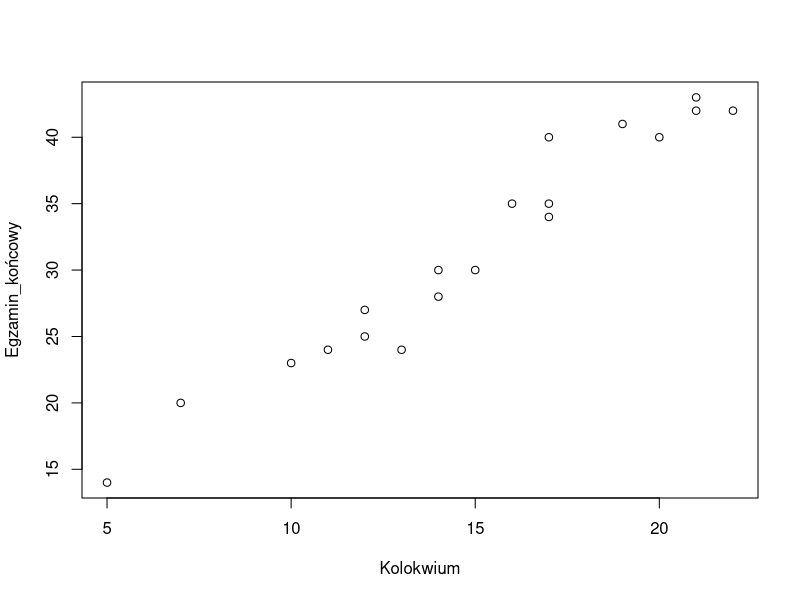
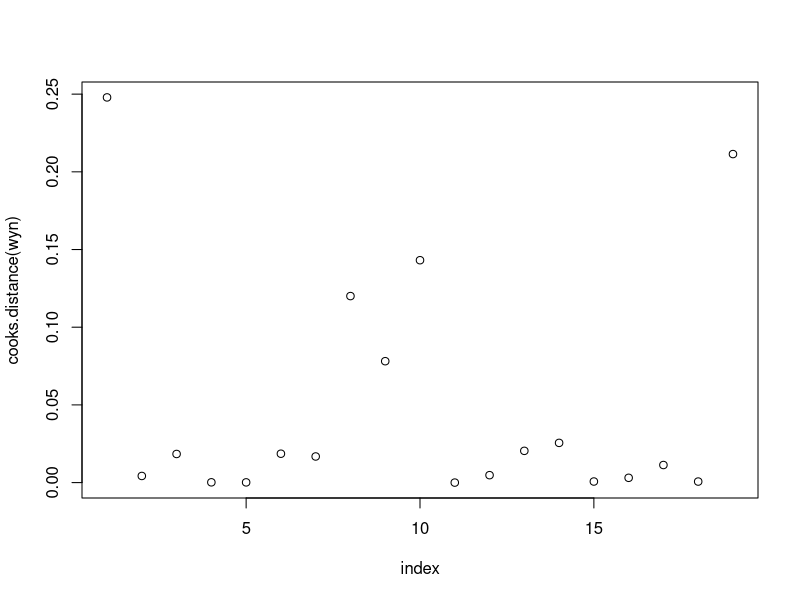
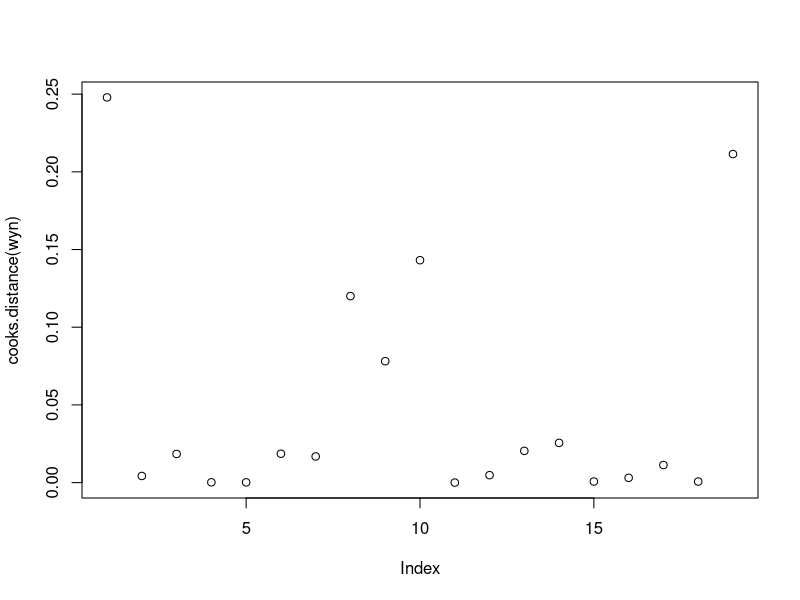
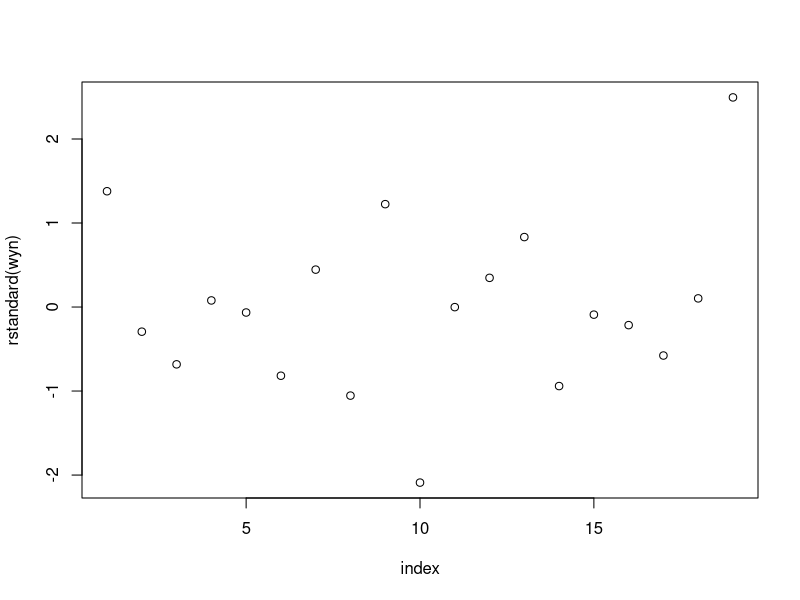
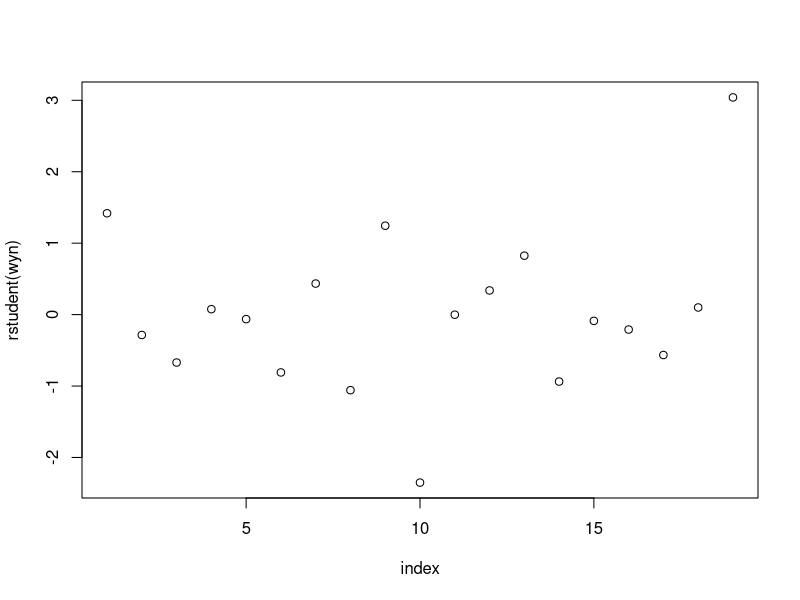
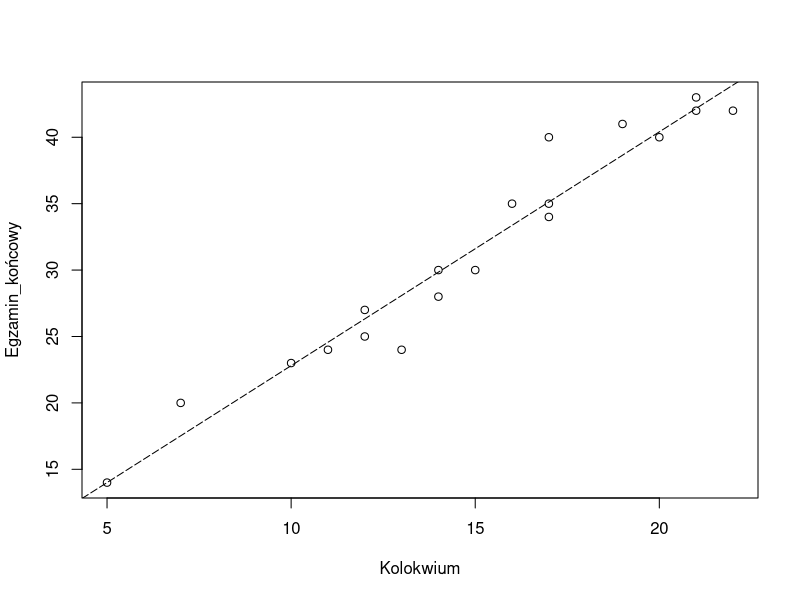
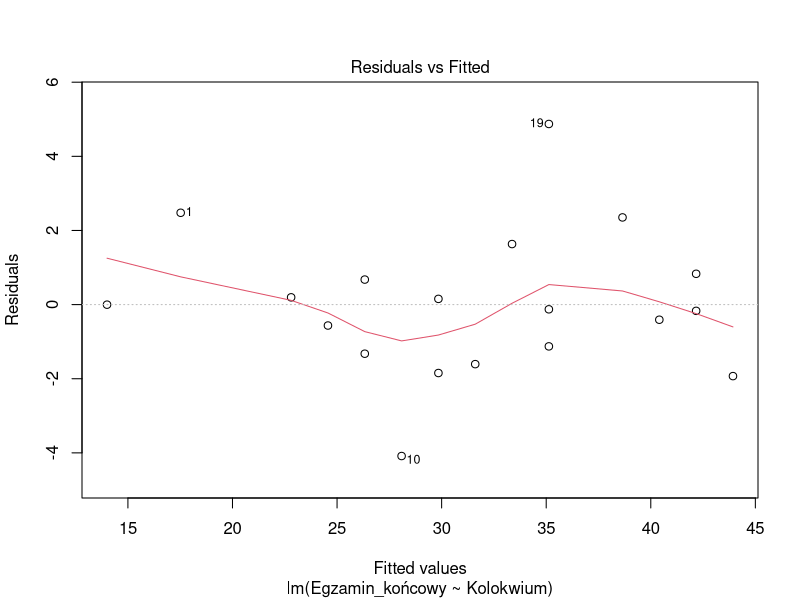
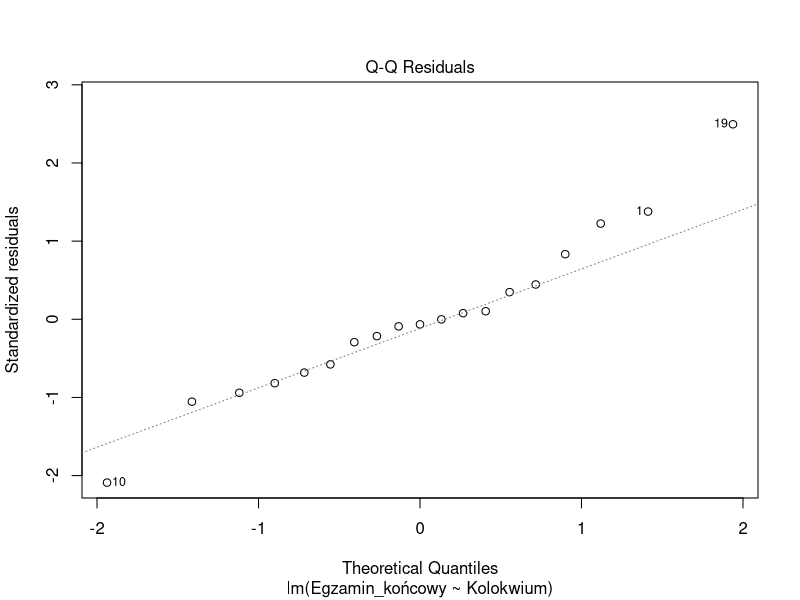

Reproduce these figures in R, in order. (Note: this script raises an error after producing the figures.)
setwd('/Users/jedrzejsarna/Desktop/II stopien 3 semestr/Modele liniowe')

library(openxlsx) 

dane <- read.xlsx("Kolokwium_Egzamin.xlsx") 

attach(dane) 
#detach(dane) 

plot(Kolokwium, Egzamin_końcowy) 

#estymacja modelu
wyn<-lm(Egzamin_końcowy~Kolokwium,dane) 
summary(wyn) 

terms(wyn) 
coef(wyn) # współczynniki prostej regresji 
confint(wyn)  # przedziały ufności dla współczynników 

cooks.distance(wyn) #odległości Cooka 

index<-seq(1,19) #kolejne numery obserwacji 

plot(index,cooks.distance(wyn))  #wykres odległości Cooka 

plot(cooks.distance(wyn))  #wykres odległości Cooka - 2 metoda

rstandard(wyn) #reszty standaryzowane 
plot(index,rstandard(wyn)) #wykres reszty standaryzowane 

rstudent(wyn) #reszty studentyzowane 
plot(index,rstudent(wyn)) #wykres reszty studentyzowane 

anova(wyn) 
hatvalues(wyn) 

plot(Egzamin_końcowy~Kolokwium,dane)# wykres rozrzutu  
abline (coef(wyn), lty=5)# dorysowanie lini regresji 

plot(wyn) # wykresy diagnostyczne  





#Wyznaczanie prostej regresji na piechotę 
X <- model.matrix ( ~ Kolokwium, dane)#macierz X 
Y <- Egzamin_końcowy # odpowiedź y 
XtXinv <- solve (t(X) %*% X)# odwrotność Xt.X 
b<-XtXinv %*% t (X) %*% Y # współczynniki{b0,b1} 
H<- X %*% XtXinv %*% t(X) # macierz daszkowa H 
diag(H) # inaczej hatvalues(wyn) przekątna macierzy H 

H %*% Y #wartości przewidywane \hat Y=Hy 
wyn$fitted.values # wartości przewidywane z lm() 

plot(Kolokwium,wyn$fitted.values) 
abline (coef(wyn), lty=5) 



#Wykres linii regresji z  liniami ufności dla regresji i prognozy 
x<-Kolokwium 
y<-Egzamin_końcowy 
predict(lm(y ~ x)) 

new <- data.frame(x = seq(0, 25, 1)) 

predict(lm(y ~ x), new, se.fit = TRUE) 

pred.w.plim <- predict(lm(y ~ x), new, interval = "prediction") 

pred.w.clim <- predict(lm(y ~ x), new, interval = "confidence") 

require(graphics) 

matplot(new$x, cbind(pred.w.clim, pred.w.plim[,-1]),lty = c(1,2,2,3,3), type = "l",xlab="Kolokwium", ylab = "Egzamin końcowy") 

matpoints(Kolokwium,Egzamin_końcowy,type="p",pch=21) 




dane_std<-data.frame(scale(dane))#standaryzacja danych 
plot(Egzamin_końcowy~Kolokwium,dane_std) 
abline (0,1) 


g <- lm(Egzamin_końcowy~Kolokwium,dane_std) 
abline (coef(g), lty=5) 

cor (dane) 


(anscombe)#wyświetlenie danych Anscombe'a 
attach(anscombe) 

par(mfrow=c (2, 2)) 
# będzie rysowana macierz (2,2) wykresów 
plot (x1,y1) 
plot(x2,y2) 
plot(x3,y3) 
plot(x4,y4) 

par(mfrow=c (1, 1))# wracamy do pojedyńczego wykresu (1,1) 

#dane Anscomba 

x<-c(10,8,13,9,11,14,6,4,12,7,5) 
y<-c(8.04,6.95,7.58,8.81,8.33,9.96,7.24,4.26,10.84,4.82,5.68) 

x<-anscombe$x1 
y<-anscombe$y1 

wyn_Anscombe1<-lm(y~x) 

summary(wyn_Anscombe1) 
X <- model.matrix ( ~ x) 
Y<-y 

XtXinv <- solve (t(X) %*% X)# odwrotność Xt.X 
b<-XtXinv %*% t (X) %*% Y # współczynniki{b0,b1} 
H<- X %*% XtXinv %*% t(X) # macierz daszkowa H 


H %*% Y #wartości przewidywane \hat Y=Hy 
wyn_Anscombe1$fitted.values # wartości przewidywane z lm() 

plot(x,wyn_Anscombe1$fitted.values) 
abline (coef(wyn_Anscombe1), lty=5) 

plot(y~x) 





#test homoscedastyczności Breuscha Pagana 

require(car) 

ncvTest(wyn) #Non-constant Variance Score Test Breuscha Pagana 

leveragePlots(wyn,xlab="Kolokwium",ylab="Egzamin_końcowy") #wykres dźwigni 

plot(index,diag(H))#mój wykres dźwignis  

dataEllipse(Kolokwium, Egzamin_końcowy, levels=0.1*1:9, ellipse.label=0.1*1:9, lty=2, fill=TRUE, fill.alpha=0.1) 

confidenceEllipse(lm(Egzamin_końcowy~Kolokwium), Scheffe=TRUE)#elipsoida ufności typu Scheffe'go dla parametrów  

confidenceEllipse(lm(Egzamin_końcowy~Kolokwium), vcov.=hccm)#elipsoida ufności z korektą na heteroscedastyczność dla parametrów  

confidenceEllipse(lm(Egzamin_końcowy~Kolokwium), vcov.=vcov)#klasyczna elipsoida ufności dla parametrów 



require(lmtest) 

bptest(wyn) #studentyzowany test homoscedastyczności Breuscha-Pagan test 

influencePlot(wyn) 